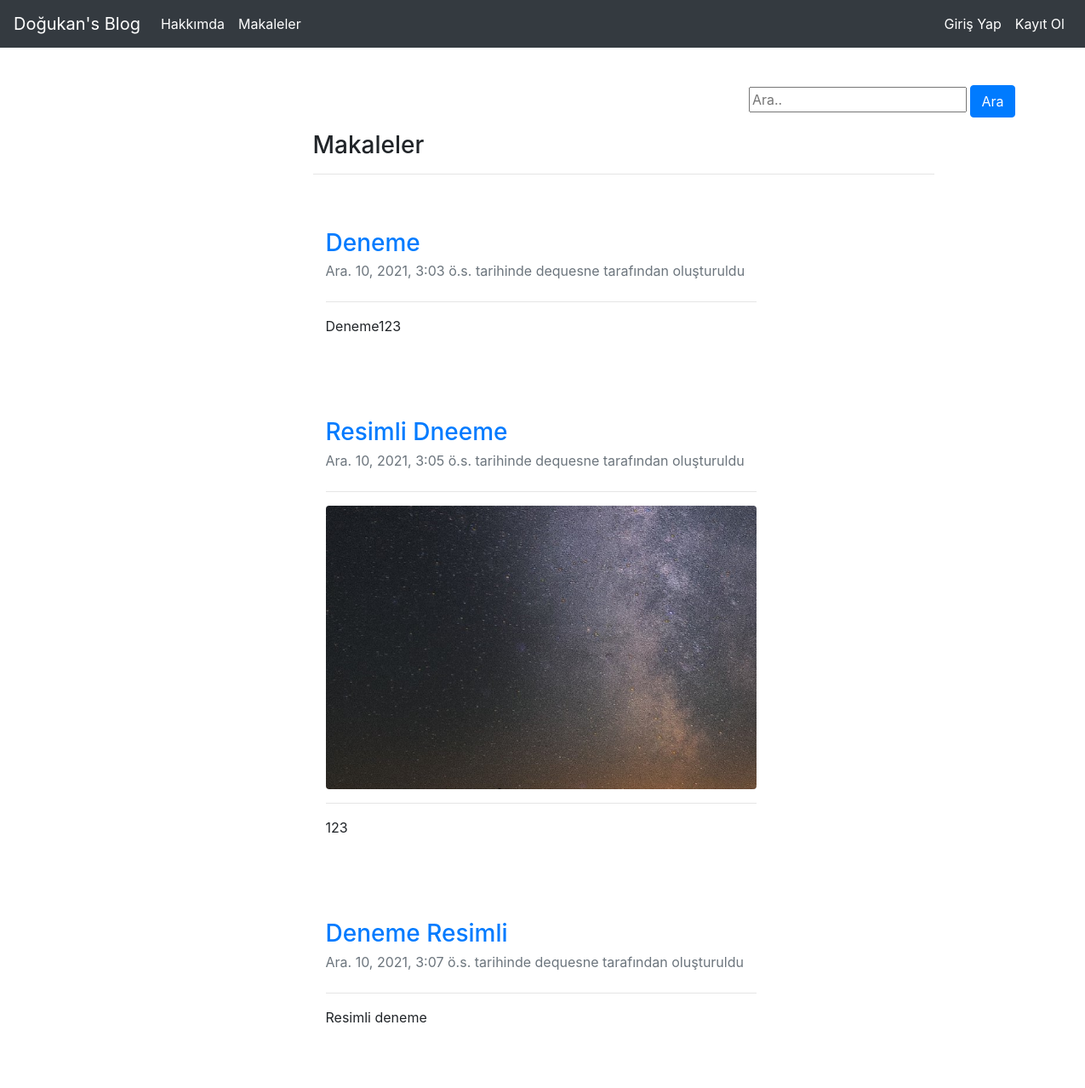
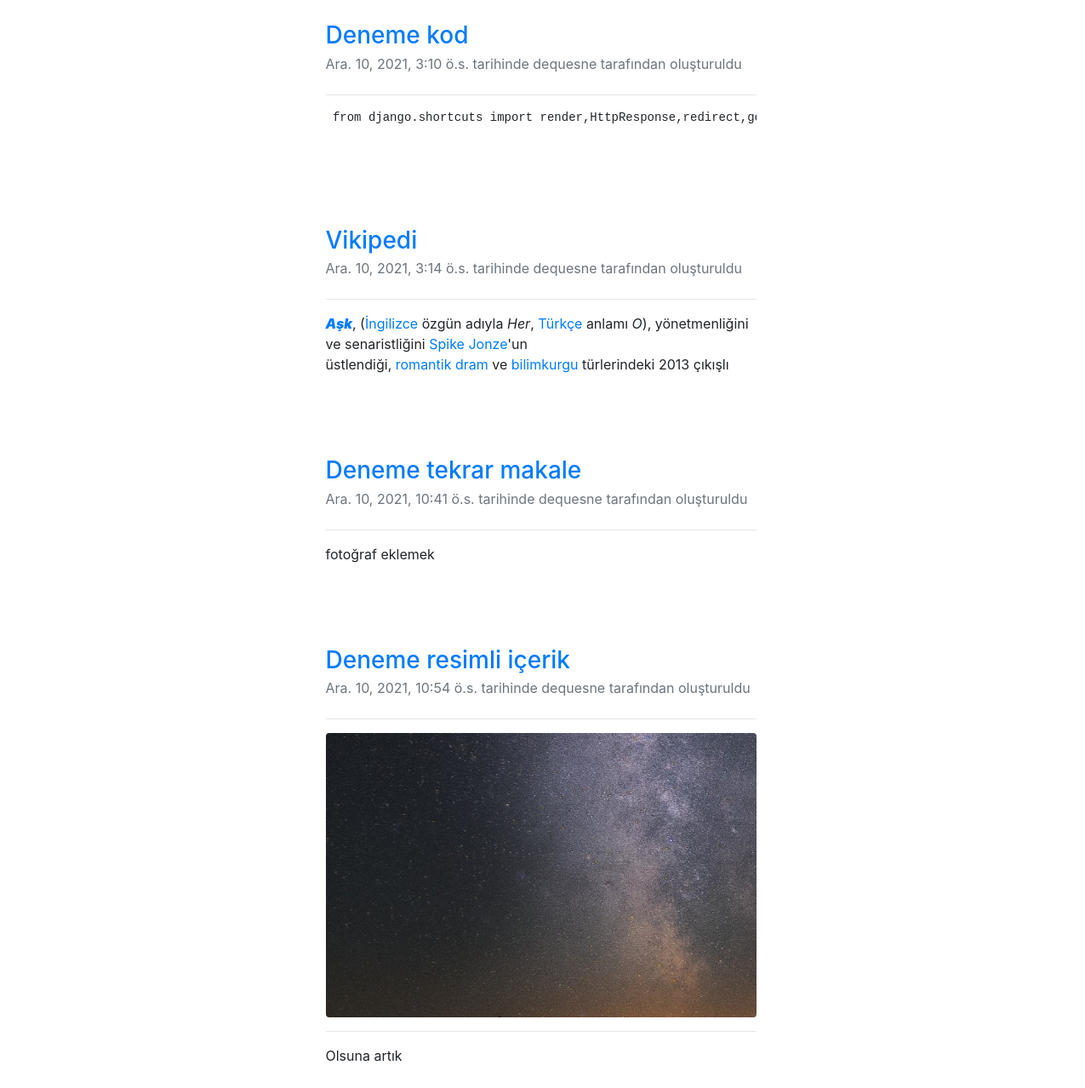
The app's page /articles/ with its own data (2 pictures, top to bottom).
### article/models.py (models this page shows, shortened)
class Article(models.Model):   #Bizim sql veritabanında kullanılacak olan makalelerimizi koyacağımız article tablosu
    author = models.ForeignKey("auth.User", on_delete=models.CASCADE,verbose_name = "Yazar")                  #ve auth.User ile kayıtlı olan kullanıcılara ulaşıyoruz. Bununla beraber on_delete fonksiyonu ile eğer kullanıcı hesabını silersek, otomatik olarak o kullanıcının oluşturduğu makaleler de silinecek
    title = models.CharField(max_length=40,verbose_name = "Başlık")
    content = RichTextField(verbose_name="İçerik")                                         #Verbose_name ile content isminin admin panelinde İçerik ismiyle gözükmesini sağlıyoruz
    created_date = models.DateTimeField(auto_now_add=True,verbose_name="Oluşturulma Tarihi")  #Makalenin oluşturulduğu tarihe göre otomatik tarih değeri alacak.
    article_image = models.FileField(blank=True,null=True,verbose_name="Makaleye Fotoğraf Ekleyin")

### article/views.py (the view)
# urls.py: path("",views.articles,name="articles"),
def articles(request):
    keyword = request.GET.get("keyword")                #Eğer arama çubuğuna kelime yazıldıysa ona uygun makale olup olmadığına bakıyor.
    if keyword :
        articles = Article.objects.filter(title__contains = keyword)
        return render(request,"articles.html",{"articles":articles})
    articles=Article.objects.all()       #Veritabanındaki tüm makaleleri articles'ın içine attık liste halinde
    return render(request,"articles.html",{"articles":articles})

### templates/articles.html
{% extends "layout.html" %}
{% block body %}
<form >
<p align="right"><input type="text" name="keyword" class="input-sm" maxlength="64" placeholder="Ara.."> <button type="submit" class="btn btn-primary">Ara</button></p>
</form>
<div class= "row">
    <div class= "col-md-8 offset-md-3">
<h3>Makaleler</h3>
<hr>
</div>
</div>
<div class= "row">
    <div class= "col-md-10 offset-md-3">
{% if articles %}
{% for article in articles %}
<div class="container mt-5">
            <div class="row">
                <div class="col-lg-7">
                    <article>
                        <header class="mb-4">
                            <a href="{% url 'article:detail' article.id %}"><h3 class="fw-bolder mb-1">{{article.title}}</h3> </a>
                            <div class="text-muted fst-italic mb-2">{{article.created_date}} tarihinde {{article.author.username}} tarafından oluşturuldu</div>
                        </header>
                        <hr>
                        {% if article.article_image %}
                        <a href="/articles/article/{{article.id}}"><img class="img-fluid rounded" src="{{article.article_image.url}}" alt=""></a>
                        <hr>
                        {% endif %}
                        <section class="mb-5">
                            {{article.content|safe|truncatewords:30}}
                        </section>
                    </article>
                </div>
            </div>
</div>
{% endfor %}
{% else %}
<div class="alert alert-danger">Henüz makale bulunmuyor! </div>
{% endif %}
{% endblock body %}

### templates/layout.html (shortened to what this page needs)
<!DOCTYPE html>
{%load static %}
<html lang="en">
<head>
    <link rel="stylesheet" href="{% static 'style.css' %}">
    <link rel="stylesheet" href="https://maxcdn.bootstrapcdn.com/bootstrap/4.0.0/css/bootstrap.min.css">
</head>
<body>
{% include "includes/navbar.html" %}
    <div style = "margin-top: 100px; margin-bottom: 100px;"class="container">
    {% block body %}
    {% endblock body %}
    </div>
</body>
</html>

### templates/includes/navbar.html (shortened to what this page needs)
<nav class="navbar navbar-expand-md navbar-dark fixed-top bg-dark">
      <a class="navbar-brand" href="{% url 'index' %}">Doğukan's Blog</a>
      <div class="collapse navbar-collapse" id="navbarCollapse">
        <ul class="navbar-nav mr-auto">
          <li class="nav-item active">
            <a class="nav-link" href="{% url 'about'%}">Hakkımda</a>
          </li>
          <li class="nav-item active">
            <a class="nav-link" href="{% url 'article:articles' %}">Makaleler</a>
          </li>
        </ul>
        <ul class="navbar-nav ml-auto">
          {% if request.user.is_authenticated %}
          <li class="nav-item active">
            <a class="nav-link" href="{% url 'article:dashboard' %}">Kontrol Paneli</a>
          </li>
          <li class="nav-item active">
            <a class="nav-link" href="/user/logout">Çıkış Yap</a>
          </li>
          {% else %}
          <li class="nav-item active">
            <a class="nav-link" href="/user/login">Giriş Yap</a>
          </li>
          <li class="nav-item active">
            <a class="nav-link" href="/user/register">Kayıt Ol</a>
          </li>
          {% endif %}
        </ul>
      </div>
  </nav>

### records on screen
Article: title "Deneme", created_date "Ara. 10, 2021, 3:03 ö.s.", author.username "dequesne", content "Deneme123"
Article: title "Resimli Dneeme", created_date "Ara. 10, 2021, 3:05 ö.s.", author.username "dequesne", article_image (picture), content "123"
Article: title "Deneme Resimli", created_date "Ara. 10, 2021, 3:07 ö.s.", author.username "dequesne", content "Resimli deneme"
Article: title "Deneme kod", created_date "Ara. 10, 2021, 3:10 ö.s.", author.username "dequesne", content "from django.shortcuts import…"
Article: title "Vikipedi", created_date "Ara. 10, 2021, 3:14 ö.s.", author.username "dequesne", content "Aşk , ( İngilizce özgün adıyla Her , Türkçe anlamı O ), yönetmenliğini ve senaristliğini Spike Jonze 'un üstlendiği, romantik dram ve bilimkurgu türlerindeki 2013 çıkışlı"
Article: title "Deneme tekrar makale", created_date "Ara. 10, 2021, 10:41 ö.s.", author.username "dequesne", content "fotoğraf eklemek"
Article: title "Deneme resimli içerik", created_date "Ara. 10, 2021, 10:54 ö.s.", author.username "dequesne", article_image (picture), content "Olsuna artık"
